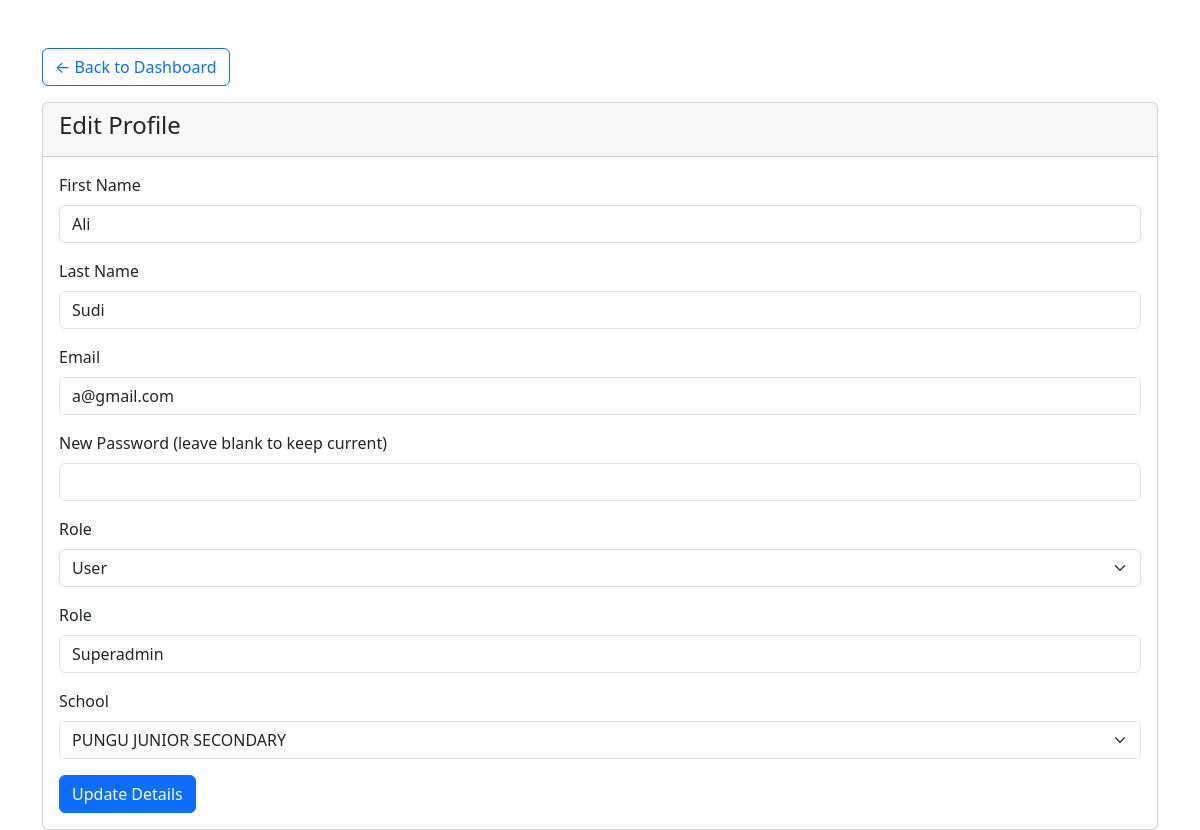
Screenshot of /manager/update_user.php (signed in) with the database file from the repository.
### tables this page shows
CREATE TABLE `users` (
  `id` int(11) NOT NULL,
  `FirstName` varchar(100) DEFAULT NULL,
  `LastName` varchar(100) DEFAULT NULL,
  `email` varchar(100) DEFAULT NULL,
  `password` varchar(255) DEFAULT NULL,
  `role` enum('admin','user','Superadmin','teacher','dean','hoi','student') DEFAULT 'user',
  `school_id` int(11) DEFAULT NULL,
  `created_at` timestamp NOT NULL DEFAULT current_timestamp()
);

CREATE TABLE `school` (
  `id` int(11) NOT NULL,
  `school_name` varchar(100) NOT NULL,
  `school_code` varchar(50) NOT NULL,
  `address` text NOT NULL,
  `phone` varchar(25) NOT NULL,
  `email` varchar(100) NOT NULL,
  `created_at` date NOT NULL DEFAULT current_timestamp(),
  `status` tinyint(1) NOT NULL DEFAULT 1
);

### manager/update_user.php (the view, shortened to what this page needs)
<?php
include 'db.php';
$user_id = $_SESSION['user_id'];
$query = "SELECT * FROM users WHERE id = $user_id";
$result = mysqli_query($conn, $query);
$user = mysqli_fetch_assoc($result);
$schools = mysqli_query($conn, "SELECT id, school_name FROM school");
?>
<!DOCTYPE html>
<html>
<head>
    <link href="https://cdn.jsdelivr.net/npm/bootstrap@5.3.0/dist/css/bootstrap.min.css" rel="stylesheet">
</head>
<body>
<div class="container mt-5">
    <a href="dashboard.php" class="btn btn-outline-primary mb-3">&larr; Back to Dashboard</a>
    <div class="card">
        <div class="card-header">
            <h4>Edit Profile</h4>
        </div>
        <div class="card-body">
            <form method="POST">
                <div class="mb-3">
                    <label class="form-label">First Name</label>
                    <input type="text" name="FirstName" class="form-control" value="<?= htmlspecialchars($user['FirstName']) ?>" required>
                </div>
                <div class="mb-3">
                    <label class="form-label">Last Name</label>
                    <input type="text" name="LastName" class="form-control" value="<?= htmlspecialchars($user['LastName']) ?>" required>
                </div>
                <div class="mb-3">
                    <label class="form-label">Email</label>
                    <input type="email" name="email" class="form-control" value="<?= htmlspecialchars($user['email']) ?>" required>
                </div>
                <div class="mb-3">
                    <label class="form-label">New Password (leave blank to keep current)</label>
                    <input type="password" name="password" class="form-control">
                </div>
                   <?php if ($_SESSION['role'] === 'Superadmin'): ?>
                    <div class="mb-3">
                        <label class="form-label">Role</label>
                        <select name="role" class="form-select" required>
                            <option value="user" <?= $user['role'] === 'user' ? 'selected' : '' ?>>User</option>
                        </select>
                    </div>
                <?php endif; ?>
                <?php if ($_SESSION['role'] === 'admin'): ?>
                    <div class="mb-3">
                        <label class="form-label">Role</label>
                        <select name="role" class="form-select" required>
                            <option value="user" <?= $user['role'] === 'user' ? 'selected' : '' ?>>User</option>
                            <option value="student" <?= $user['role'] === 'student' ? 'selected' : '' ?>>Student</option>
                            <option value="teacher" <?= $user['role'] === 'teacher' ? 'selected' : '' ?>>Teacher</option>
                            <option value="dean" <?= $user['role'] === 'dean' ? 'selected' : '' ?>>Dean</option>
                            <option value="hoi" <?= $user['role'] === 'hoi' ? 'selected' : '' ?>>HOI</option>
                            <option value="admin" <?= $user['role'] === 'admin' ? 'selected' : '' ?>>Admin</option>
                         </option>
                        </select>
                    </div>
                <?php else: ?>
                    <div class="mb-3">
                        <label class="form-label">Role</label>
                        <input type="text" class="form-control" value="<?= htmlspecialchars($user['role']) ?>" readonly>
                    </div>
                <?php endif; ?>
                <?php if ($_SESSION['role'] === 'Superadmin'): ?>
                    <div class="mb-3">
                        <label class="form-label">School</label>
                        <select name="school_id" class="form-select" required>
                            <?php
                            mysqli_data_seek($schools, 0);
                            while ($school = mysqli_fetch_assoc($schools)): ?>
                                <option value="<?= $school['id'] ?>" <?= $user['school_id'] == $school['id'] ? 'selected' : '' ?>>
                                    <?= htmlspecialchars($school['school_name']) ?>
                                </option>
                            <?php endwhile; ?>
                        </select>
                    </div>
                <?php endif; ?>
                <button type="submit" class="btn btn-primary">Update Details</button>
            </form>
        </div>
    </div>
</div>
</body>
</html>

### rows the page displays
users: FirstName "Ali", LastName "Sudi", email "a@gmail.com", role "Superadmin", school_id "PUNGU JUNIOR SECONDARY"
